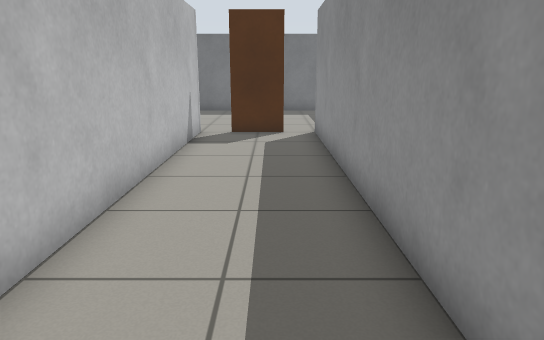
view 1 (above)

13 first-person views from a walk through a world built for the Gazebo simulator. The camera is 1 m above the floor, tilts 14° down and sees 70° across. The floor is counted in squares, 0.5 m on a side. Each view is taken from the middle of a square. On the plan, view 1 faces up. The plan holds only what a view shows up to about 20 squares ahead; the rest is blank.

view 2
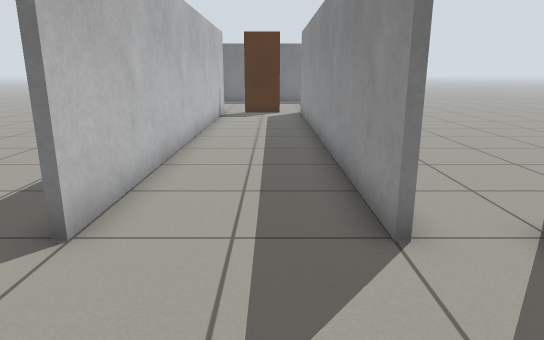

view 3
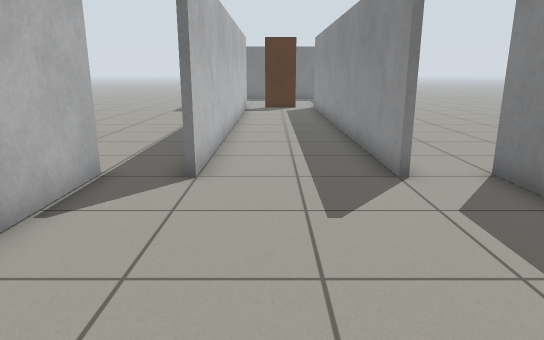

view 4
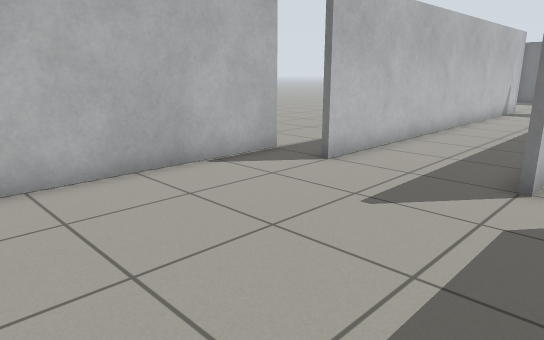

view 5
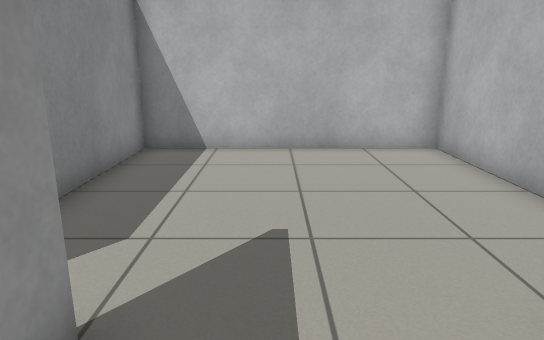

view 6
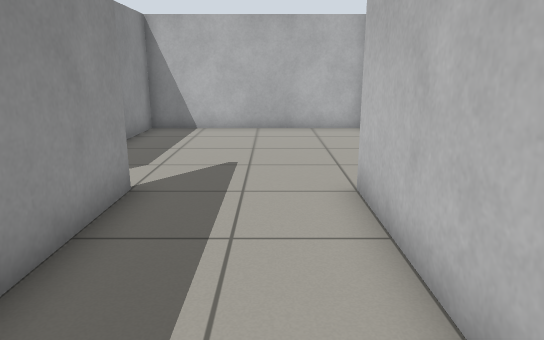

view 7
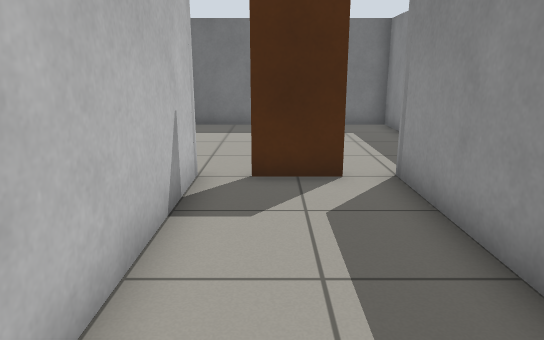

view 8
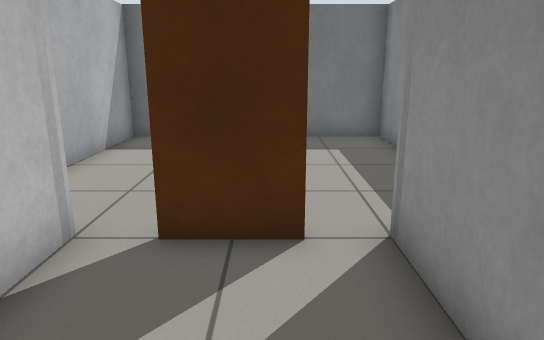

view 9
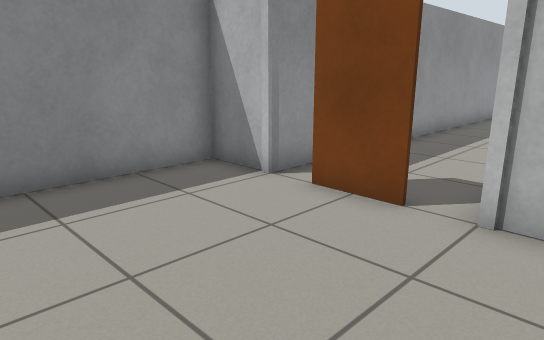

view 10
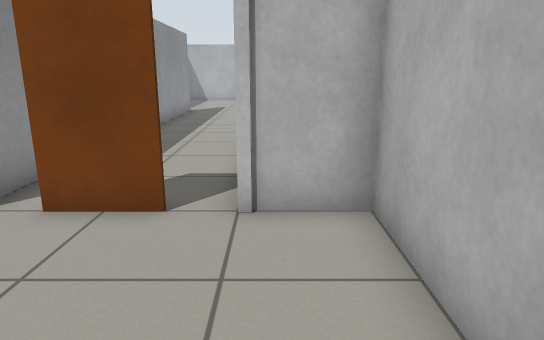

view 11
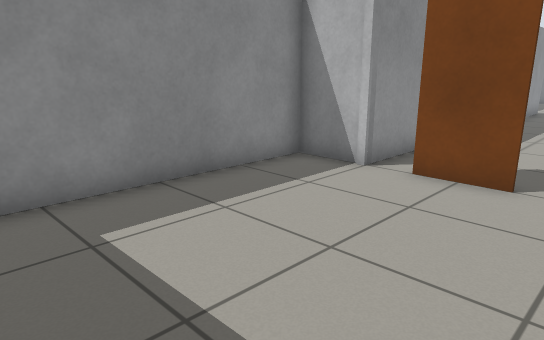

view 12
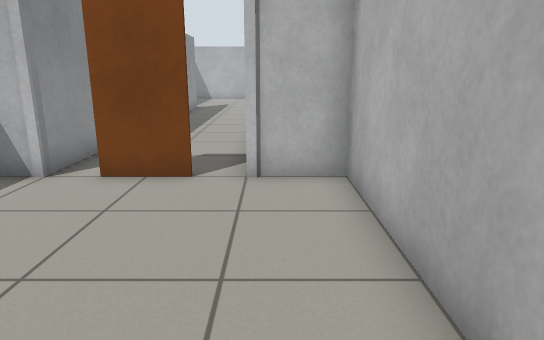

view 13
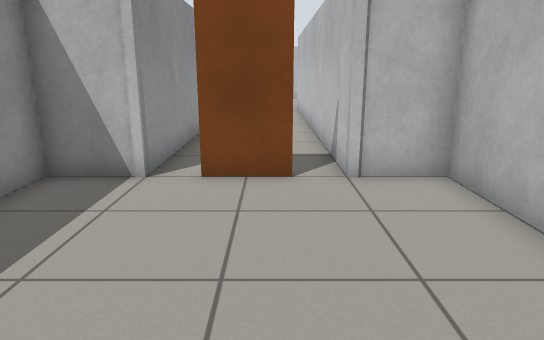

### Floor plan
Points are (right, up) in squares from view 1. A wall is a line through its corners. A room is listed if a view was taken in it or the views show most of it. See-through windows are left out.
Room 1 (views 1, 2, 3, 4, 5, 6, 7, 8)
walls: (1.5, -2.6) (1.5, 13.5) (2.5, 13.5); (-4.5, -2.2) (-4.5, -10.5) (3.5, -10.5) (3.5, -6); (3.5, -3.9) (3.5, -2.2); (-2.5, 13.5) (-2.5, -2.6)
ways out: opening at (0, 13.8) to room 2; opening at (-4, -2); opening at (3, -3)
objects: door leaf (-1, 13) to (0, 13)
Room 2 (views 9, 10, 11, 12, 13)
walls: (-1.8, 21.5) (-4.5, 21.5) (-4.5, 13.5) (-2.5, 13.5); (2.5, 13.5) (3.5, 13.5) (3.5, 21.5) (1.1, 21.5)
ways out: opening at (0, 13.8) to room 1

Positions as (right, up) in squares from view 1, and headings:
1: (0, 0), facing up
2: (0, -7), facing up
3: (-1, -10), facing up
4: (3, -10), facing up-left
5: (0, 0), facing down
6: (-1, 4), facing down
7: (-1, 6), facing up
8: (0, 9), facing up
9: (-4, 19), facing down-right
10: (-3, 19), facing down
11: (-3, 21), facing down-right
12: (-3, 21), facing down
13: (-1, 21), facing down
